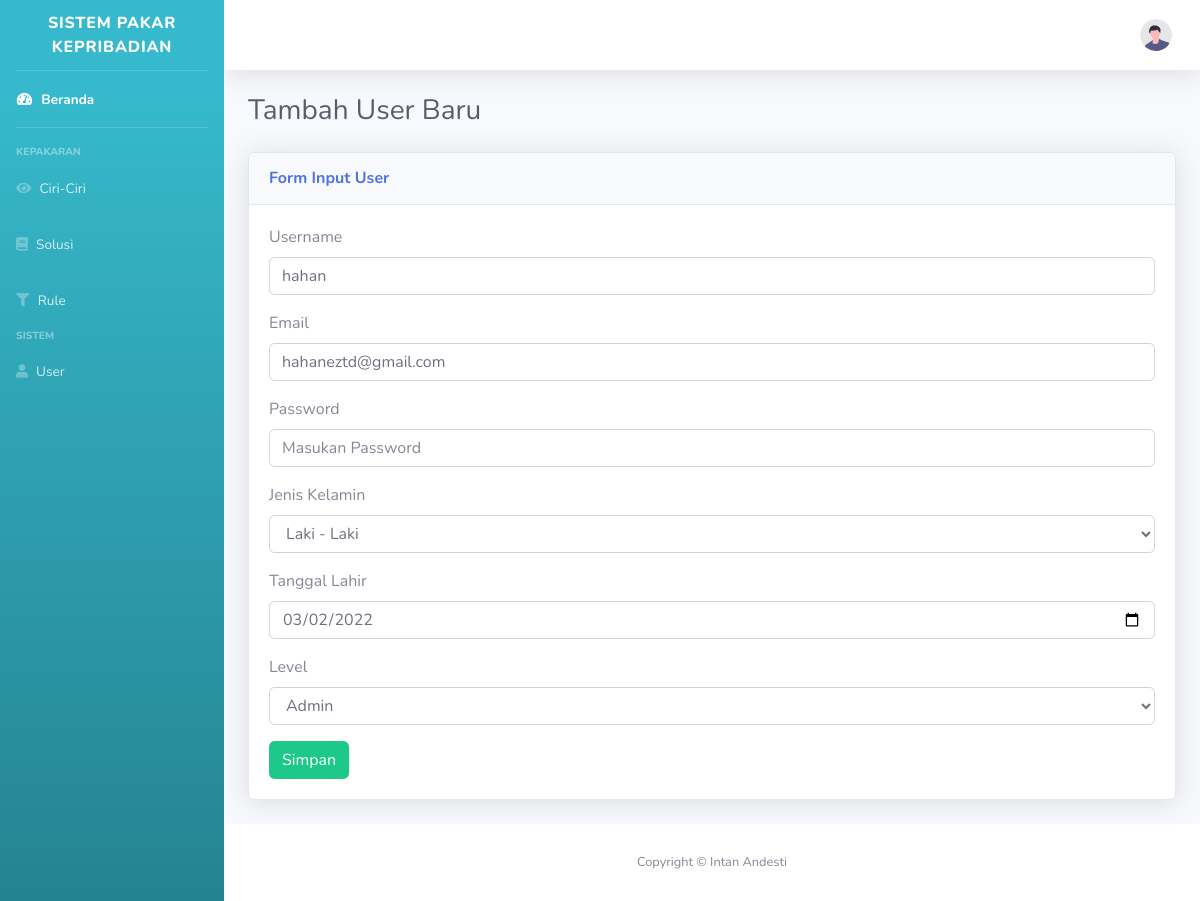
Page /admin/index.php?page=user-edit&&id_data=1 on the committed database.
### tables this page shows
CREATE TABLE `user` (
  `user_id` int(11) NOT NULL,
  `username` varchar(255) NOT NULL,
  `email` varchar(255) NOT NULL,
  `password` varchar(255) NOT NULL,
  `role` int(11) NOT NULL,
  `jenis_kelamin` varchar(255) NOT NULL,
  `tanggal_lahir` date DEFAULT NULL
);

### admin/page/user-edit.php (the view, shortened to what this page needs)
<?php
include('../db/db_conn.php');
$result = mysqli_query($conn, "SELECT * FROM user WHERE user_id ='" . $_GET['id_data'] . "'");
$user = mysqli_fetch_array($result);
?>
<div class="d-sm-flex align-items-center justify-content-between mb-4">
  <h1 class="h3 mb-0 text-gray-800">Tambah User Baru</h1>
</div>
<div class="card shadow mb-4">
  <div class="card-header py-3">
    <h6 class="m-0 font-weight-bold text-primary">Form Input User</h6>
  </div>
  <div class="card-body">
    <form action="action/UserEdit.php" method="post">
      <div class="form-group">
        <label for="" class="form-label">Username</label>
        <input type="text" name="nama_lengkap" value="<?= $user['username'] ?>" id="" class="form-control" placeholder="Masukan Nama Lengkap">
      </div>
      <div class="form-group">
        <label for="" class="form-label">Email</label>
        <input type="email" name="email" value="<?= $user['email'] ?>" id="" class="form-control" placeholder="Masukan Email">
      </div>
      <div class="form-group">
        <label for="" class="form-label">Password</label>
        <input type="password" name="password" id="" class="form-control" placeholder="Masukan Password">
      </div>
      <div class="form-group">
        <label for="" class="form-label">Jenis Kelamin</label>
        <select name="jenis_kelamin" id="" class="form-control">
          <option value="laki-laki" <?php if ($user['jenis_kelamin'] == 'laki-laki') echo "selected" ?>>Laki - Laki</option>
        </select>
      </div>
      <div class="form-group">
        <label for="" class="form-label">Tanggal Lahir</label>
        <input type="date" name="tanggal_lahir" value="<?= $user['tanggal_lahir'] ?>" id="" class="form-control" placeholder="">
      </div>
      <div class="form-group">
        <label for="" class="form-label">Level</label>
        <select name="role" id="" class="form-control">
          <option value="1" <?php if ($user['role'] == '1') echo "selected" ?>>Admin</option>
        </select>
      </div>
      <button type="submit" class="btn btn-success">Simpan</button>
    </form>
  </div>
</div>

### rows in the picture
user: nama_lengkap "hahan", email "hahaneztd@gmail.com", tanggal_lahir "03/02/2022", role "Admin"
